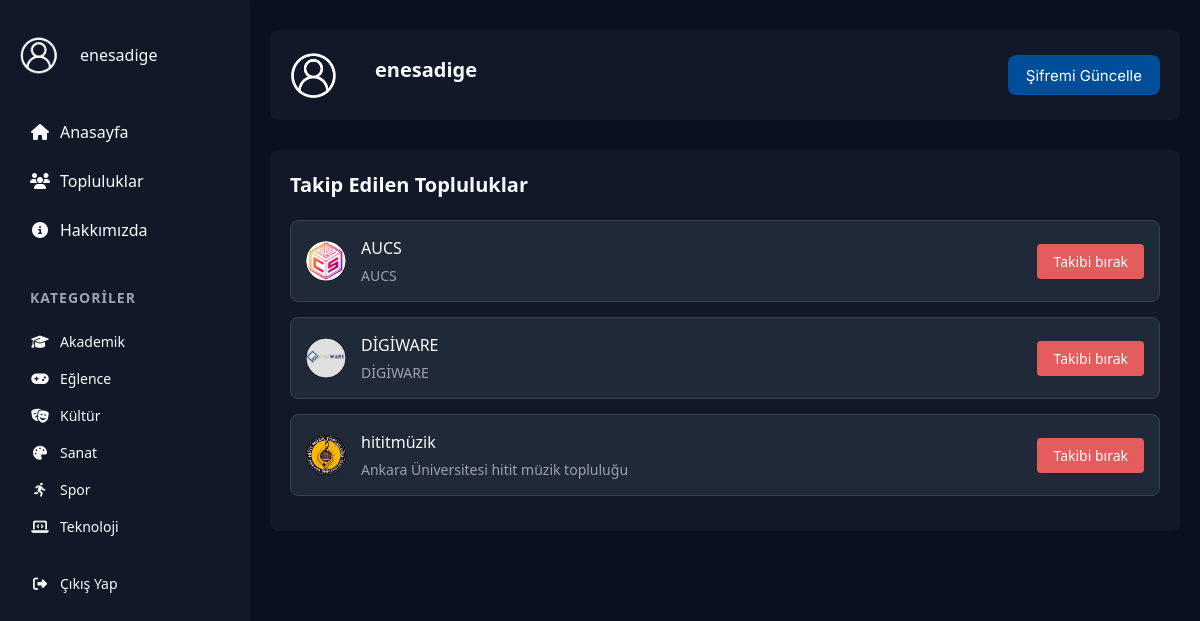
/profiller/profilOgrenci/ (signed in), run on the app's committed database.
### topluluklar/models.py (models this page shows, shortened)
class Category(models.Model):
    name = models.CharField(max_length=50, unique=True)
    slug = models.SlugField(max_length=50, unique=True)
    icon = models.CharField(max_length=50, help_text="Font Awesome icon name", null=True, blank=True)
    description = models.CharField(max_length=200, null=True, blank=True)
    class Meta:
        verbose_name = "Kategori"
        verbose_name_plural = "Kategoriler"
        ordering = ['name']

class Topluluklar(models.Model):
    name = models.CharField(max_length=100)
    img = models.CharField(max_length=100)
    description = models.TextField()
    def get_image_path(self):
        return "/img/" + str(self.img)

### profiles/models.py (models this page shows, shortened)
class Follow(models.Model):
    user = models.ForeignKey(User, on_delete=models.CASCADE, related_name='following')
    topluluk = models.ForeignKey(Topluluklar, on_delete=models.CASCADE, related_name='followers')
    date_followed = models.DateTimeField(auto_now_add=True)
    class Meta:
        verbose_name = "Takip"
        verbose_name_plural = "Takipler"
        unique_together = ('user', 'topluluk')

### profiles/views.py (the view)
# urls.py: path("profilOgrenci/", views.profilOgrenci, name="profilOgrenci"),  # Öğrenci profili
@login_required(login_url='login')
def profilOgrenci(request):
    profile = get_or_create_profile(request.user)
    if profile.role == 'community':
        return redirect('profil')
    following = Follow.objects.filter(user=request.user).select_related('topluluk')
    context = {
        'profile': profile,
        'following': following
    }
    return render(request, "Profile/profilOgrenci.html", context)

### profiles/templatetags/profile_tags.py (called while the page is built)
@register.simple_tag
def get_profile_role(user):
    try:
        return user.profile.role
    except ObjectDoesNotExist:
        return 'student'

@register.simple_tag
def get_profile_image(user):
    try:
        if user.profile.role == 'community' and user.profile.img:
            return user.profile.get_image_path()
    except ObjectDoesNotExist:
        pass
    return None

### profiles/views.py (called while the page is built)
def get_or_create_profile(user):
    try:
        return user.profile
    except ObjectDoesNotExist:
        profile = Profile(user=user, role='student')  # Varsayılan olarak öğrenci
        profile.save()
        return profile

### topluluklar/context_processors.py (called while the page is built)
def categories_processor(request):
    categories = Category.objects.all()
    return {'categories': categories}

### templates/Profile/profilOgrenci.html (shortened to what this page needs)
{% load static %}
<!DOCTYPE html>
<html lang="tr">
<head>
    <link rel="stylesheet" href="{% static 'css/styles.css' %}">
    <link rel="stylesheet" href="https://cdnjs.cloudflare.com/ajax/libs/font-awesome/6.4.0/css/all.min.css">
</head>
<body class="app-page">
    <div class="app-container">
        {% include 'partials/_navbar.html' %}
        <main class="main-content">
            <div class="content">
                <div class="profile-header">
                    <div class="profile-img">
                        <img src="{% static 'img/user-ico.png' %}" alt="Profil">
                    </div>
                    <h2 class="profile-name" style="margin-right: 16px;">{{ user.username }}</h2>
                    <button id="change-password-btn" class="button" style="height:40px; margin-left:auto; background: var(--primary-color); color: white; border-radius: 8px; font-size: 15px; padding: 0 18px;">Şifremi Güncelle</button>
                </div>
                <div class="followed-communities">
                    <h2 class="section-title">Takip Edilen Topluluklar</h2>
                    {% if following %}
                        {% for follow in following %}
                        <div class="community-card" data-id="{{ follow.topluluk.id }}">
                            <div class="community-left">
                                <div class="community-icon">
                                    <img src="{% static follow.topluluk.get_image_path %}" alt="{{ follow.topluluk.name }}">
                                </div>
                                <div class="community-info">
                                    <div class="community-name">{{ follow.topluluk.name }}</div>
                                    <div class="community-description">{{ follow.topluluk.description }}</div>
                                </div>
                            </div>
                            <button class="unfollow-btn" data-id="{{ follow.topluluk.id }}">
                                <span>Takibi bırak</span>
                            </button>
                        </div>
                        {% endfor %}
                    {% endif %}
                </div>
            </div>
        </main>
    </div>
</body>
</html>

### templates/partials/_navbar.html (shortened to what this page needs)
{% load static %}
{% load profile_tags %}
<nav class="side-nav">
    <div class="profile-section">
        {% if user.is_authenticated %}
            {% url 'profile' as profile_url %}
            <a href="{{ profile_url }}" class="navbar-profile-link">
                <div class="navbar-profile-img">
                    {% get_profile_role user as user_role %}
                    {% get_profile_image user as profile_image %}
                    {% if user_role == 'community' and profile_image %}
                        <img src="{{ profile_image }}" alt="Topluluk Profili">
                    {% else %}
                        <img src="{% static 'img/user-ico.png' %}" alt="Profil">
                    {% endif %}
                </div>
                <span class="navbar-profile-name">{{ user.username }}</span>
            </a>
        {% endif %}
    </div>
    <ul class="nav-links">
        <li><a href="{% url 'anasayfa'%}" class="{% if request.path == '/' %}active{% endif %}"><i class="fas fa-home"></i> Anasayfa</a></li>
        <li><a href="{% url 'topluluklar'%}" class="{% if 'topluluklar' in request.path %}active{% endif %}"><i class="fas fa-users"></i> Topluluklar</a></li>
        <li><a href="{% url 'about'%}" class="{% if 'about' in request.path %}active{% endif %}"><i class="fas fa-info-circle"></i> Hakkımızda</a></li>
    </ul>
    <div class="categories">
        <h3>Kategoriler</h3>
        <ul>
            {% if categories %}
                {% for category in categories %}
                    <li><a href="{% url 'anasayfa_posts' %}?category={{ category.slug }}"><i class="fas fa-{{ category.icon|default:'tag' }}"></i> {{ category.name }}</a></li>
                {% endfor %}
            {% else %}
                <li><a href="#"><i class="fas fa-tag"></i> Henüz kategori yok</a></li>
            {% endif %}
        </ul>
        {% if user.is_authenticated %}
        <ul class="navbar-nav">
            <li class="nav-item">
                <a href="javascript: {document.getElementById('logout').submit()}" class="nav-link">
                    <i class="fas fa-sign-out-alt"></i> Çıkış Yap
                </a>
            </li>
        </ul>
        {% endif %}
    </div>
</nav>

### static/css/styles.css (style rules this page uses)
:root { --primary-color: #004d99; --secondary-color: #f2a900; --accent-color: #00c2cb; --dark-bg: #111827; --darker-bg: #0a101f; --light-bg: #1f2937; --text-light: #f9fafb; --text-muted: #9ca3af; --border-color: #374151; --border-radius: 8px; --box-shadow: 0 4px 6px -1px rgba(0, 0, 0, 0.1), 0 2px 4px -1px rgba(0, 0, 0, 0.06); --transition: all 0.3s ease; }
* { margin: 0; padding: 0; box-sizing: border-box; font-family: 'Segoe UI', Tahoma, Geneva, Verdana, sans-serif; }
body { font-family: 'Inter', sans-serif; font-size: 16px; line-height: 1.5; color: var(--text-light); background-color: var(--darker-bg); }
a { text-decoration: none; color: var(--text-light); transition: var(--transition); }
ul { list-style: none; }
button { cursor: pointer; font-family: 'Inter', sans-serif; border: none; background: none; transition: var(--transition); }
.app-page { min-height: 100vh; }
.app-container { display: flex; min-height: 100vh; }
.side-nav { width: 250px; height: 100vh; background-color: var(--dark-bg); position: fixed; left: 0; top: 0; padding: 20px 0; overflow-y: auto; box-shadow: var(--box-shadow); z-index: 100; display: flex; flex-direction: column; }
.profile-section { display: flex; padding: 15px 20px; margin-bottom: 20px; border-bottom: none; }
.profile-section a { display: flex; align-items: center; gap: 10px; width: 100%; }
.nav-links { padding: 0 15px; margin-bottom: 30px; }
.nav-links li { margin-bottom: 5px; }
.nav-links a { display: flex; align-items: center; padding: 10px 15px; border-radius: var(--border-radius); font-weight: 500; }
.nav-links a i { margin-right: 10px; width: 20px; text-align: center; }
.categories { padding: 0 15px; }
.categories h3 { padding: 0 15px; margin-bottom: 15px; color: var(--text-muted); font-size: 14px; text-transform: uppercase; letter-spacing: 1px; }
.categories ul { margin-bottom: 20px; }
.categories a { display: flex; align-items: center; padding: 8px 15px; border-radius: var(--border-radius); font-size: 14px; }
.categories a i { margin-right: 10px; width: 20px; text-align: center; }
.main-content { flex: 1; margin-left: 250px; padding: 20px; background-color: var(--darker-bg); }
.content { padding: 10px 0; }
.community-card { background-color: var(--dark-bg); border-radius: var(--border-radius); padding: 20px; transition: var(--transition); border: 1px solid var(--border-color); }
.profile-header { display: flex; align-items: flex-start; margin-bottom: 30px; background-color: var(--dark-bg); border-radius: 10px; padding: 20px; }
.profile-img { width: 100px; height: 100px; border-radius: 50%; overflow: hidden; margin-right: 20px; flex-shrink: 0; }
.profile-img img { width: 100%; height: 100%; object-fit: cover; }
.profile-name { font-size: 24px; font-weight: 600; margin-bottom: 10px; color: var(--text-light); }
.navbar-profile-link { display: flex; align-items: center; text-decoration: none; width: 100%; }
.navbar-profile-img { width: 40px; height: 40px; border-radius: 50%; overflow: hidden; margin-right: 10px; flex-shrink: 0; display: flex; align-items: center; justify-content: center; }
.navbar-profile-img img { width: 100%; height: 100%; object-fit: cover; }
.navbar-profile-name { font-size: 1rem; font-weight: 500; color: var(--text-light); margin-bottom: 0; white-space: nowrap; overflow: hidden; text-overflow: ellipsis; }

### data on the page
Category: name "Akademik"
Category: name "Eğlence"
Category: name "Kültür"
Category: name "Sanat"
Category: name "Spor"
Category: name "Teknoloji"
Follow: topluluk.name (picture), topluluk.name "AUCS", topluluk.description "AUCS"
Follow: topluluk.img (picture), topluluk.name "DİGİWARE", topluluk.description "DİGİWARE"
Follow: topluluk.img (picture), topluluk.name "hititmüzik", topluluk.description "Ankara Üniversitesi hitit müzik topluluğu"

### other printed values
{{ user.username }} "enesadige"
